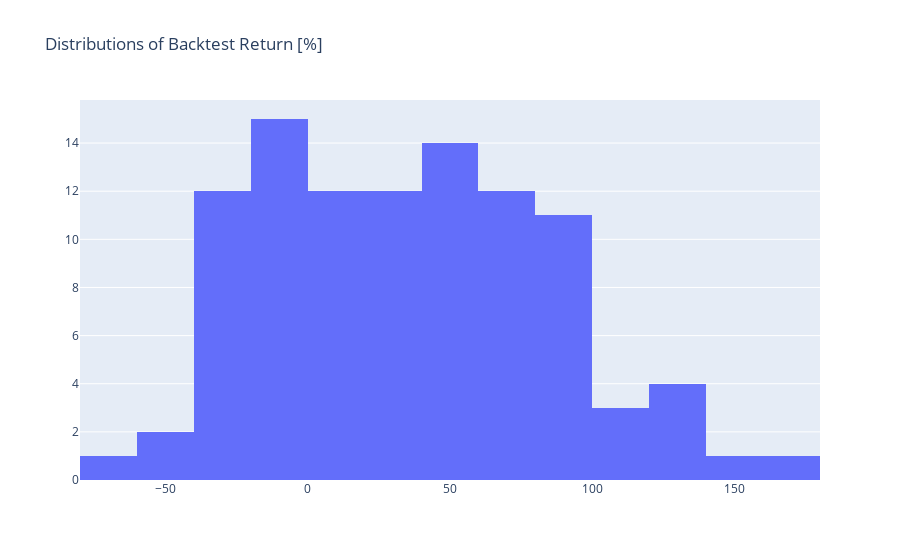
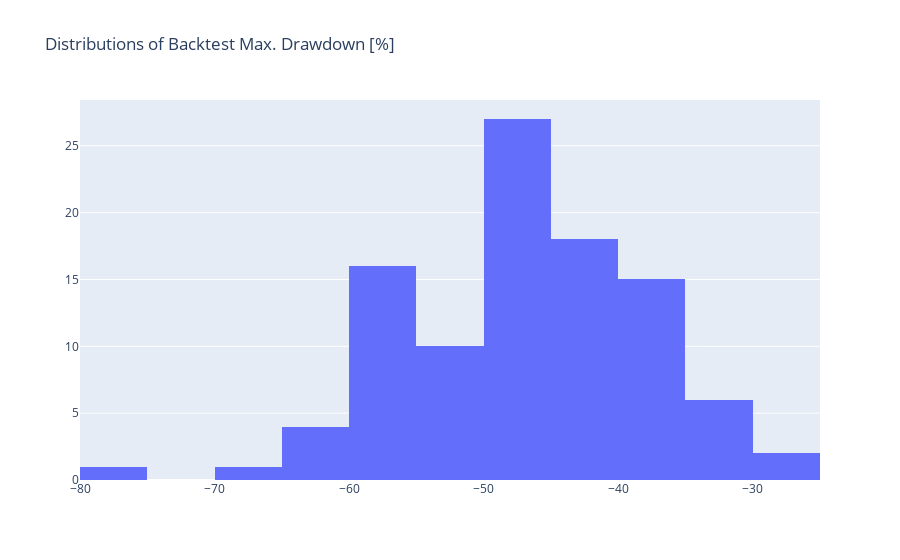
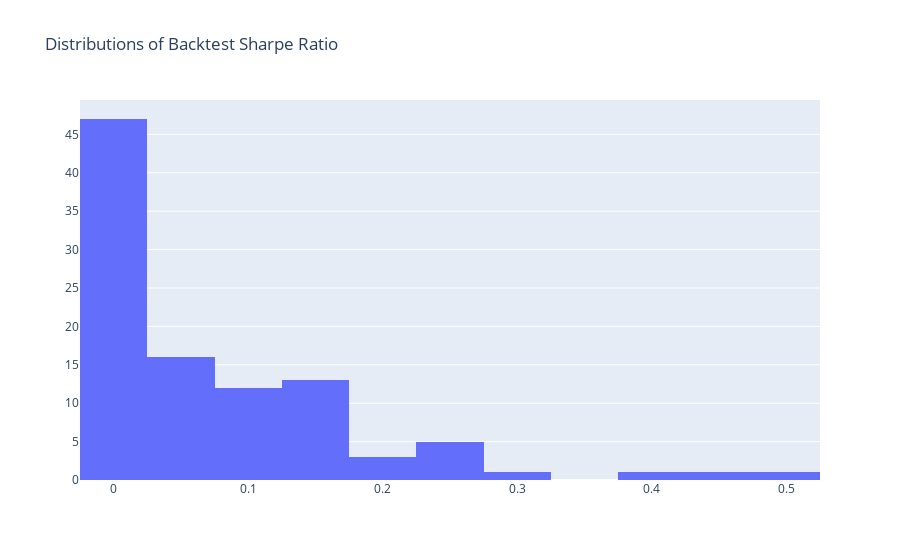

Source (notebook cell) for these figures, in order:
### Code cell
for i, stat in enumerate(stats_list):
        data = [stat_item[stat] for stat_item in all_stats]
        fig = go.Figure()
        fig.add_trace(go.Histogram(x=data,  nbinsx=20, name=stat))
    
        fig.update_layout(showlegend=False, title_text=f"Distributions of Backtest {stat}")
        fig.show()
